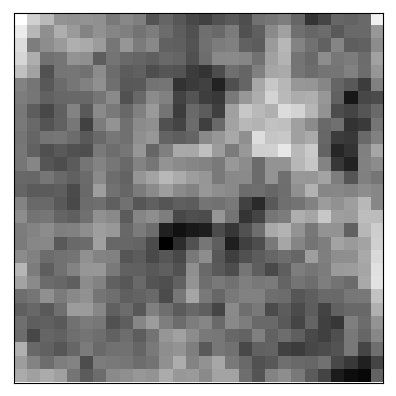
#> input picture a3/q1.3.2_images/1.3.2/dropout/100%/100_dropout0.png, 396 x 396 px; its folder holds only this picture in this run
$ python combine.py
#> lines starting #> are read from the running program, lines starting #| are printed output that depends on the picture
from PIL import Image

image_w_h = 396
width = image_w_h*10
height = image_w_h*10
new_im = Image.new('RGBA', (width, height))
#> new_im: PIL image 3960x3960 RGBA; every value is 0

x_offset = 0
for irow in range(0, 10):
    y_offset = 0
    for icol in range(0, 10):
        img = Image.open("100_dropout{}.png".format(irow*10+icol))
#> img is the input picture: PIL image 396x396 RGBA; mean R, G, B, A 134.5, 134.5, 134.5, 255
        new_im.paste(img, (x_offset, y_offset))
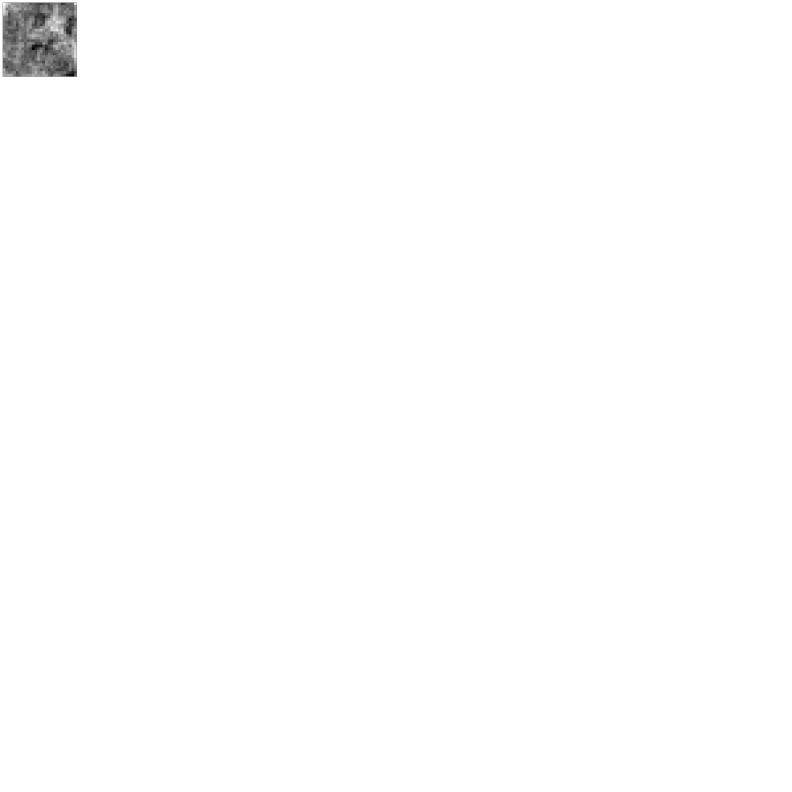
#> new_im: PIL image 3960x3960 RGBA (shown at 1/5 size); mean R, G, B, A 1.3, 1.3, 1.3, 2.5; transparent parts drawn white
#> (the run stopped early here; a loop or call above may not have finished)
